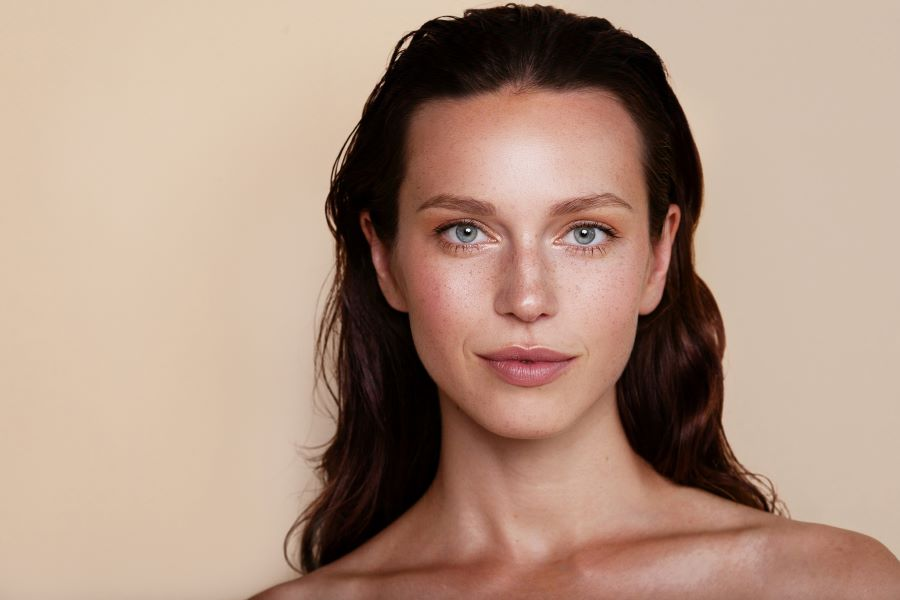
#> input picture Exercices/Data/image_06.jpg, 900 x 600 px
$ python '04_01_Développer_la_détection_faciale.py'
#> lines starting #> are read from the running program, lines starting #| are printed output that depends on the picture; after the words box and inside, x2 and y2 are one past the last pixel; in counts of white or black regions, pixels touching at a corner belong together
import cv2

img = cv2.imread("../../Data/image_06.jpg",1)
#> img is the input picture: shape (600, 900, 3); mean B, G, R 130.2, 147.4, 175.5

gray = cv2.cvtColor(img, cv2.COLOR_BGR2GRAY)
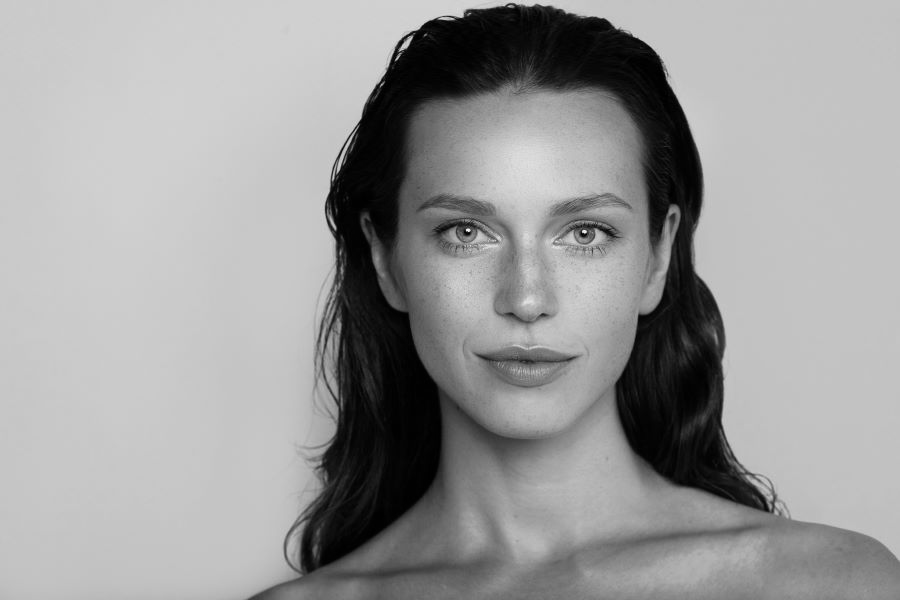
#> gray: shape (600, 900); min 0, max 246, mean 153.8

path1 = "haarcascade_frontalface_default.xml"
path2 = "haarcascade_eye.xml"


face_cascade = cv2.CascadeClassifier(path1)
eye_cascade = cv2.CascadeClassifier(path2)

faces = face_cascade.detectMultiScale(gray, scaleFactor=1.10, minNeighbors=6, minSize=(40,40))
#> faces = [[370, 108, 314, 314]]
# [10 lines of commented-out code are left out]


for (x, y, w, h) in faces:
	cv2.rectangle(img, (x,y), (x+w,y+h), (255,0,0), 2)

	gray_roi = gray[y:y+h, x:x+w]
	img_roi = img[y:y+h, x:x+w]
	eyes = eye_cascade.detectMultiScale(gray_roi, scaleFactor=1.05, minNeighbors=20, minSize=(10,10))
	for (xx, yy, ww, hh) in eyes:
		xc = xx + ww//2
		yc = yy + hh//2
		radius = max(ww, hh)//2
		cv2.circle(img_roi, (xc,yc), radius, (0,255,0), 2)
#> this loop made 1 pass
#> (x, y, w, h, eyes) on pass 1: (370, 108, 314, 314, [[52, 90, 68, 68], [177, 87, 76, 76]])
#> pass 1, `gray_roi = gray[y:y+h, x:x+w]`:
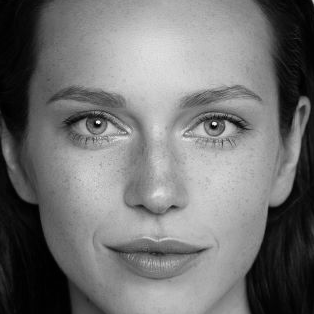
#> gray_roi: shape (314, 314); min 0, max 246, mean 115.1
#> pass 1, `img_roi = img[y:y+h, x:x+w]`:
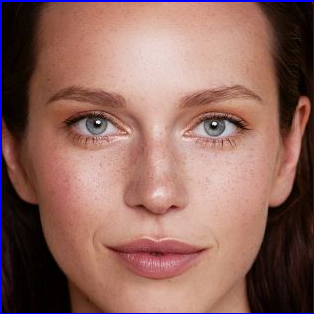
#> img_roi: shape (314, 314, 3); mean B, G, R 95.9, 103.4, 143.7
#> after the loop:
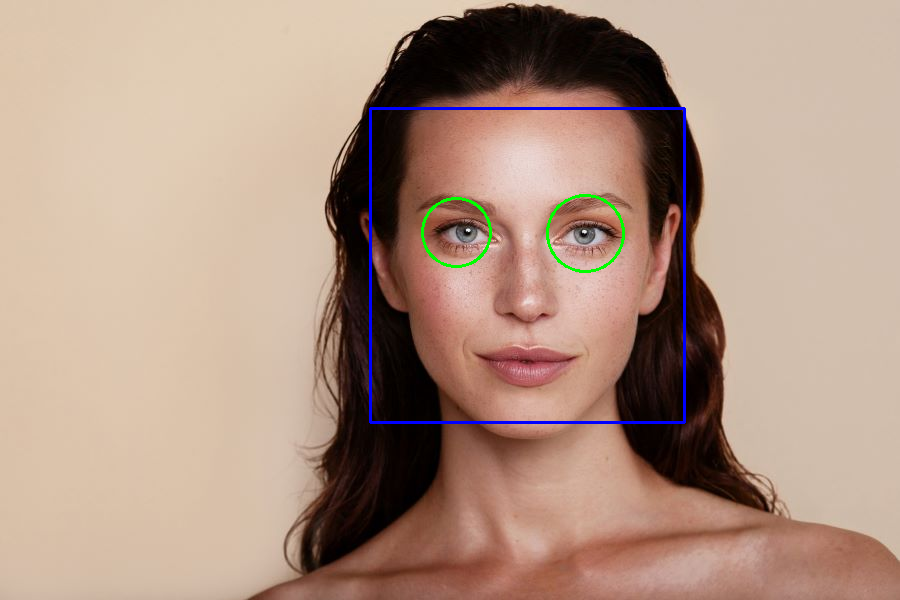
#> img: shape (600, 900, 3); 0.95% of pixels changed, all inside (x1, y1, x2, y2) = (369, 107, 686, 424)
#> after the loop:
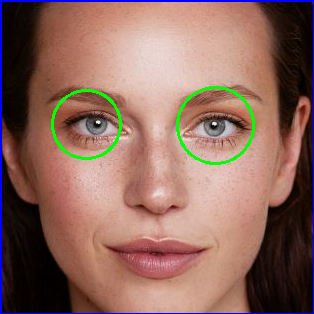
#> img_roi: shape (314, 314, 3); 1.38% of pixels changed, all inside (x1, y1, x2, y2) = (51, 86, 255, 165)


cv2.imshow("Image",img)
cv2.moveWindow("Image",0,0)
cv2.waitKey(0)
cv2.destroyAllWindows()

$ run again, with Exercices/Data/image_00.jpg copied over Exercices/Data/image_06.jpg
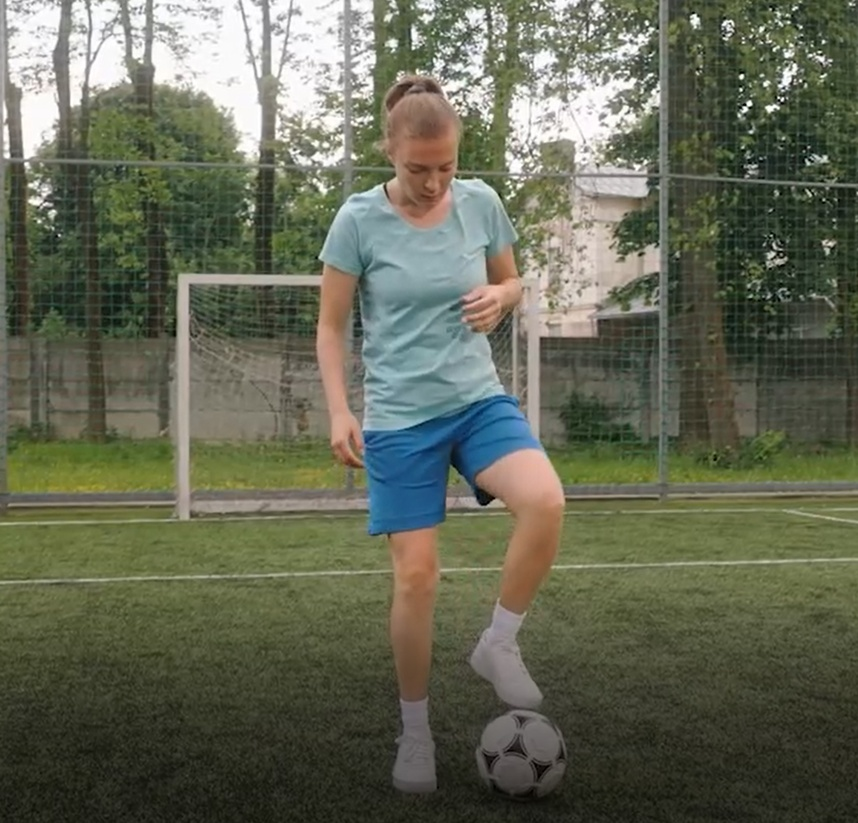
#> input picture Exercices/Data/image_00.jpg, 858 x 823 px, shrunk from 1682 x 1613 before the run
#> img is the input picture: shape (823, 858, 3); mean B, G, R 85.4, 103.7, 100.1
#> `gray = cv2.cvtColor(img, cv2.COLOR_BGR2GRAY)`:
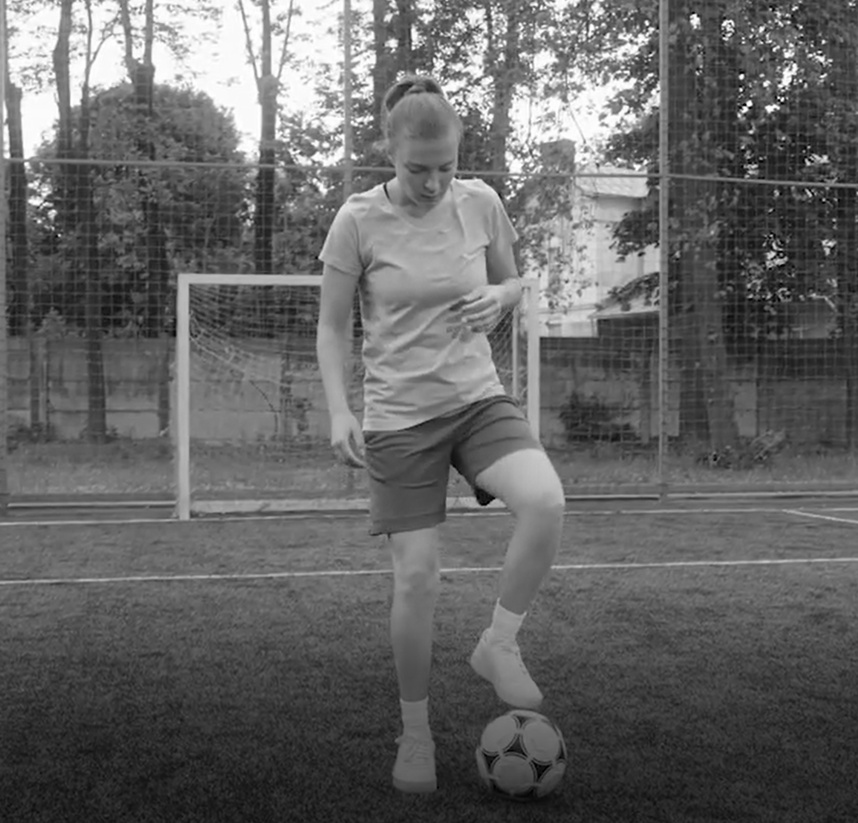
#> gray: shape (823, 858); min 0, max 255, mean 100.6
#> faces = [[463, 676, 102, 102]]
#> the loop `for (x, y, w, h) in faces:` made 1 pass
#> after the loop `for (x, y, w, h) in faces:`:
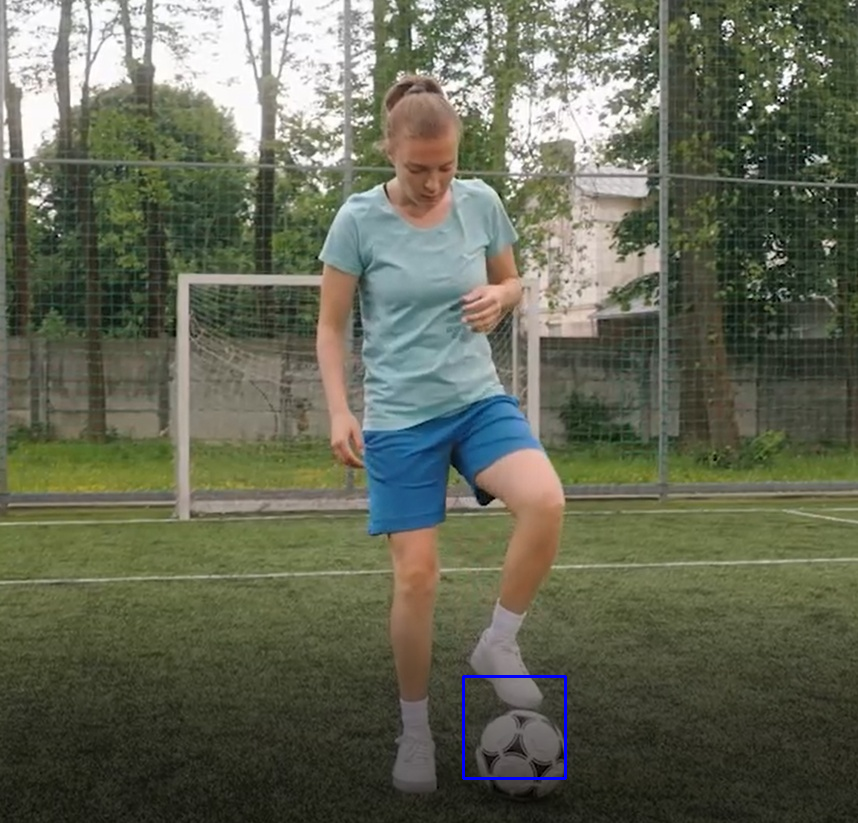
#> img: shape (823, 858, 3); 0.17% of pixels changed, all inside (x1, y1, x2, y2) = (462, 675, 567, 780)

$ run again, with Exercices/Data/image_01.jpg copied over Exercices/Data/image_06.jpg
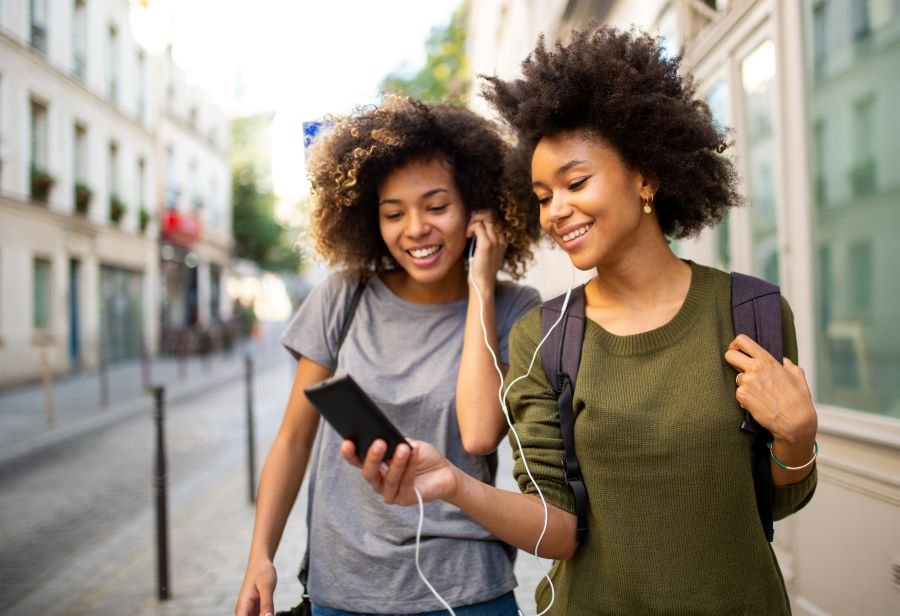
#> input picture Exercices/Data/image_01.jpg, 900 x 616 px
#> img is the input picture: shape (616, 900, 3); mean B, G, R 125.8, 138.9, 149.8
#> `gray = cv2.cvtColor(img, cv2.COLOR_BGR2GRAY)`:
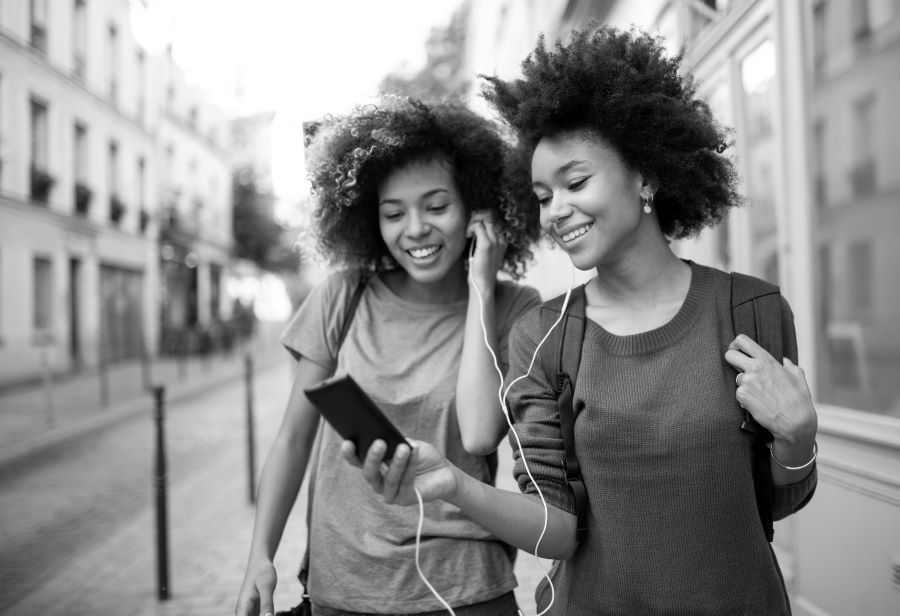
#> gray: shape (616, 900); min 0, max 255, mean 140.7
#> faces = [[366, 169, 103, 103]]
#> the loop `for (x, y, w, h) in faces:` made 1 pass
#> (x, y, w, h, eyes) on pass 1: (366, 169, 103, 103, [[16, 31, 29, 29], [47, 16, 37, 37]])
#> after the loop `for (x, y, w, h) in faces:`:
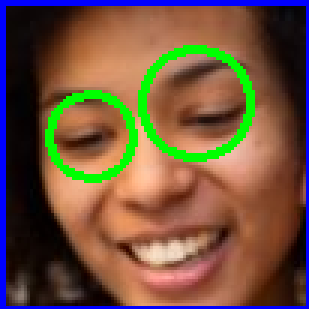
#> img_roi: shape (103, 103, 3) (shown 3 times larger); mean B, G, R 63.9, 83.8, 111.2
